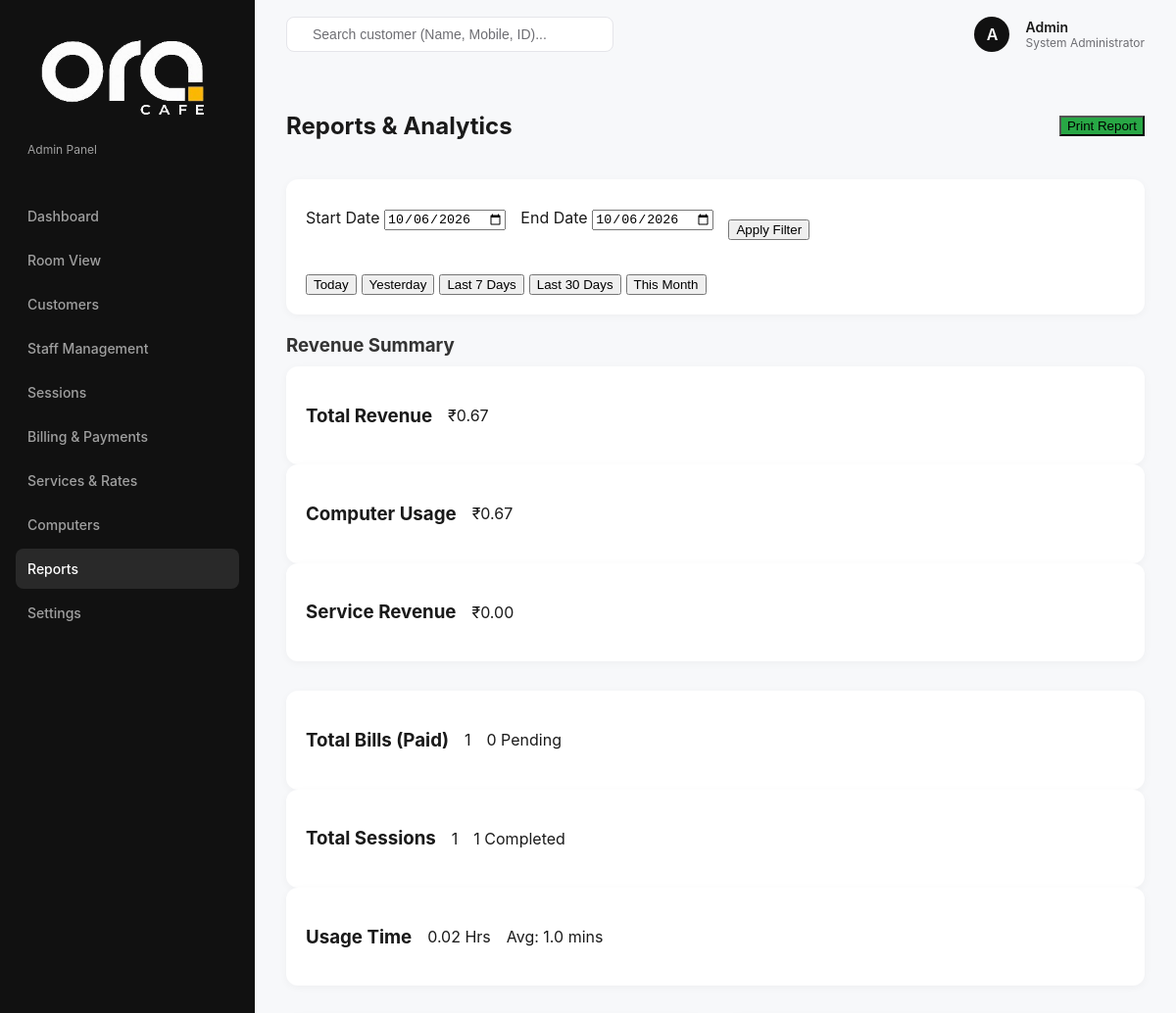
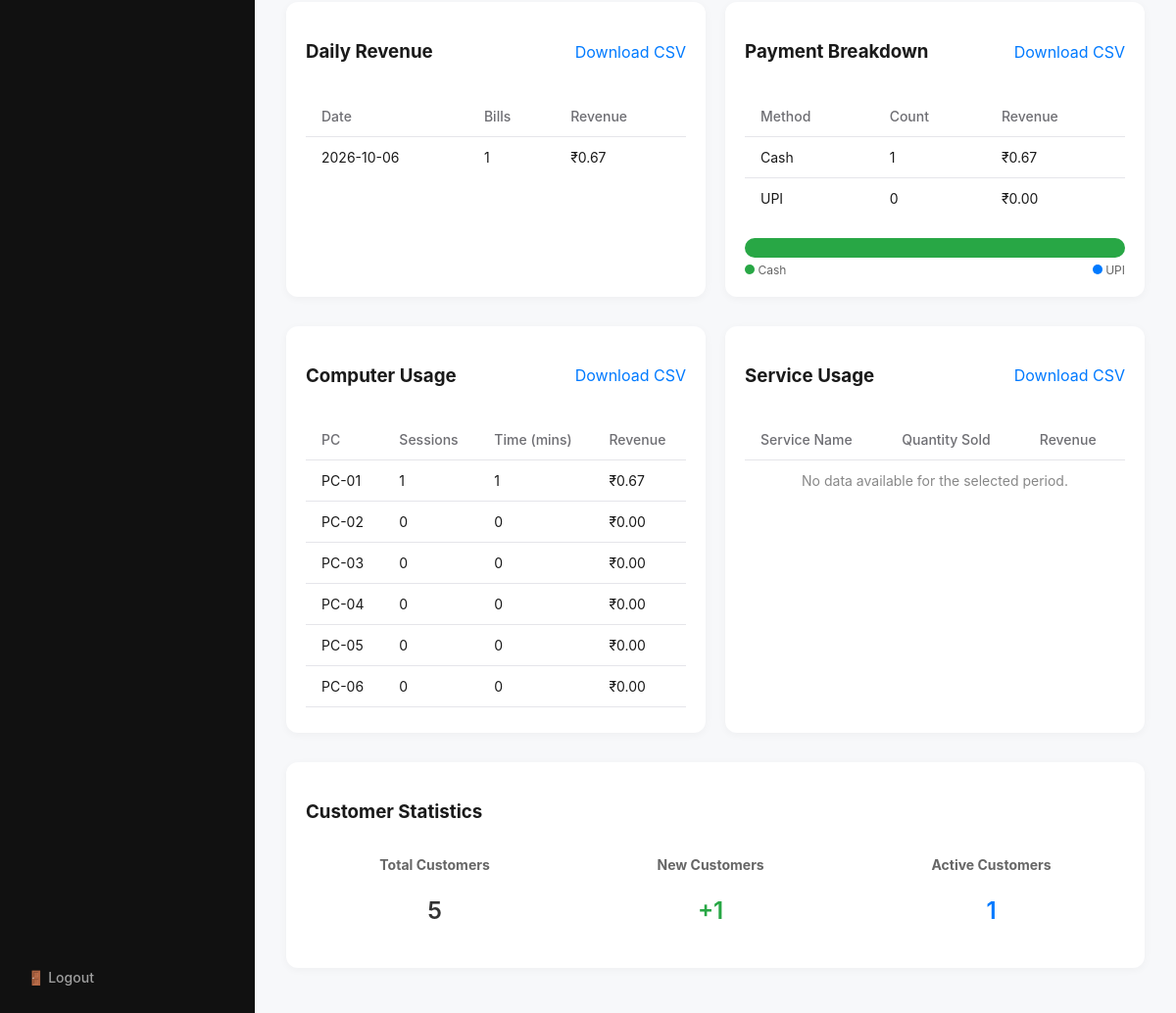
The app's page /reports (signed in) with its own data (2 pictures, top to bottom).
### tables this page shows
CREATE TABLE computers (
    id INTEGER PRIMARY KEY AUTOINCREMENT,
    computer_number TEXT UNIQUE NOT NULL,
    computer_name TEXT,
    hourly_rate REAL NOT NULL,
    status TEXT DEFAULT 'Available', -- 'Available', 'In Use', 'Maintenance'
    created_at TIMESTAMP DEFAULT CURRENT_TIMESTAMP
);

### app.py (the view)
@app.route('/reports')
@admin_required
def admin_reports():
    start_date = request.args.get('start_date')
    end_date = request.args.get('end_date')
    if not start_date or not end_date:
        today = datetime.now().strftime('%Y-%m-%d')
        start_date = today
        end_date = today
    end_date_full = f"{end_date} 23:59:59"
    start_date_full = f"{start_date} 00:00:00"
    conn = get_db_connection()
    revenue_summary = conn.execute('''
        SELECT
            COUNT(id) as total_bills,
            SUM(CASE WHEN payment_status = 'Paid' THEN 1 ELSE 0 END) as paid_bills,
            SUM(CASE WHEN payment_status = 'Pending' THEN 1 ELSE 0 END) as pending_bills,
            SUM(CASE WHEN payment_status = 'Paid' THEN total_amount ELSE 0 END) as total_revenue
        FROM bills
        WHERE created_at BETWEEN ? AND ?
    ''', (start_date_full, end_date_full)).fetchone()
    usage_revenue = conn.execute('''
        SELECT SUM(usage_charge) as total_usage_revenue
        FROM sessions
        WHERE start_time BETWEEN ? AND ? AND status = 'Completed'
    ''', (start_date_full, end_date_full)).fetchone()['total_usage_revenue'] or 0.0
    service_revenue = conn.execute('''
        SELECT SUM(bi.amount) as total_service_revenue
        FROM bill_items bi
        JOIN bills b ON bi.bill_id = b.id
        WHERE b.created_at BETWEEN ? AND ? AND b.payment_status = 'Paid'
    ''', (start_date_full, end_date_full)).fetchone()['total_service_revenue'] or 0.0
    session_summary = conn.execute('''
        SELECT
            COUNT(id) as total_sessions,
            SUM(CASE WHEN status = 'Completed' THEN 1 ELSE 0 END) as completed_sessions,
            SUM(CASE WHEN status = 'Active' THEN 1 ELSE 0 END) as active_sessions,
            SUM(duration_minutes) as total_usage_minutes,
            AVG(duration_minutes) as avg_duration
        FROM sessions
        WHERE start_time BETWEEN ? AND ?
    ''', (start_date_full, end_date_full)).fetchone()
    total_usage_hours = round((session_summary['total_usage_minutes'] or 0) / 60, 2)
    avg_duration = round(session_summary['avg_duration'] or 0, 1)
    computer_usage = conn.execute('''
        SELECT
            c.computer_number,
            COUNT(s.id) as total_sessions,
            SUM(s.duration_minutes) as total_minutes,
            SUM(s.usage_charge) as usage_revenue,
            c.status
        FROM computers c
        LEFT JOIN sessions s ON c.id = s.computer_id AND s.start_time BETWEEN ? AND ?
        GROUP BY c.id
        ORDER BY total_sessions DESC, usage_revenue DESC
    ''', (start_date_full, end_date_full)).fetchall()
    service_usage = conn.execute('''
        SELECT
            s.service_name,
            SUM(bi.quantity) as total_quantity,
            SUM(bi.amount) as total_revenue
        FROM services s
        JOIN bill_items bi ON s.id = bi.service_id
        JOIN bills b ON bi.bill_id = b.id
        WHERE b.created_at BETWEEN ? AND ? AND b.payment_status = 'Paid'
        GROUP BY s.id
        ORDER BY total_revenue DESC
    ''', (start_date_full, end_date_full)).fetchall()
    payment_report = conn.execute('''
        SELECT
            SUM(CASE WHEN payment_method = 'Cash' AND payment_status = 'Paid' THEN total_amount ELSE 0 END) as cash_revenue,
            SUM(CASE WHEN payment_method = 'UPI' AND payment_status = 'Paid' THEN total_amount ELSE 0 END) as upi_revenue,
            SUM(CASE WHEN payment_status = 'Pending' THEN total_amount ELSE 0 END) as pending_amount,
            SUM(CASE WHEN payment_method = 'Cash' AND payment_status = 'Paid' THEN 1 ELSE 0 END) as cash_count,
            SUM(CASE WHEN payment_method = 'UPI' AND payment_status = 'Paid' THEN 1 ELSE 0 END) as upi_count,
            SUM(CASE WHEN payment_status = 'Pending' THEN 1 ELSE 0 END) as pending_count
        FROM bills
        WHERE created_at BETWEEN ? AND ?
    ''', (start_date_full, end_date_full)).fetchone()
    total_customers = conn.execute('SELECT COUNT(id) FROM customers').fetchone()[0]
    new_customers = conn.execute('SELECT COUNT(id) FROM customers WHERE created_at BETWEEN ? AND ?', (start_date_full, end_date_full)).fetchone()[0]
    customer_stats = conn.execute('''
        SELECT
            COUNT(DISTINCT customer_id) as returning_customers,
            SUM(total_amount) as customer_revenue
        FROM bills
        WHERE created_at BETWEEN ? AND ? AND payment_status = 'Paid'
    ''', (start_date_full, end_date_full)).fetchone()
    daily_revenue = conn.execute('''
        SELECT
            DATE(created_at) as date,
            COUNT(id) as bills,
            SUM(total_amount) as revenue
        FROM bills
        WHERE created_at BETWEEN ? AND ? AND payment_status = 'Paid'
        GROUP BY DATE(created_at)
        ORDER BY date ASC
    ''', (start_date_full, end_date_full)).fetchall()
    conn.close()
    return render_template('admin/reports.html',
                           start_date=start_date,
                           end_date=end_date,
                           revenue_summary=revenue_summary,
                           usage_revenue=usage_revenue,
                           service_revenue=service_revenue,
                           session_summary=session_summary,
                           total_usage_hours=total_usage_hours,
                           avg_duration=avg_duration,
                           computer_usage=computer_usage,
                           service_usage=service_usage,
                           payment_report=payment_report,
                           total_customers=total_customers,
                           new_customers=new_customers,
                           customer_stats=customer_stats,
                           daily_revenue=daily_revenue)

### templates/admin/reports.html (shortened to what this page needs)
{% extends "base.html" %}
{% block content %}
<div class="header" style="display: flex; justify-content: space-between; align-items: center; margin-bottom: 20px;">
    <h2> Reports & Analytics</h2>
    <div class="actions" style="display: flex; gap: 10px;">
        <button onclick="window.print()" class="btn-primary no-print" style="background: #28a745;"> Print Report</button>
    </div>
</div>
<div class="card no-print" style="margin-bottom: 20px;">
    <form method="GET" action="{{ url_for('admin_reports') }}" style="display: flex; gap: 15px; align-items: center; flex-wrap: wrap;">
        <div class="form-group" style="margin: 0;">
            <label>Start Date</label>
            <input type="date" name="start_date" id="start_date" value="{{ start_date }}" required>
        </div>
        <div class="form-group" style="margin: 0;">
            <label>End Date</label>
            <input type="date" name="end_date" id="end_date" value="{{ end_date }}" required>
        </div>
        <div class="form-group" style="margin: 0; padding-top: 20px;">
            <button type="submit" class="btn-primary">Apply Filter</button>
        </div>
        <div class="quick-filters" style="display: flex; gap: 5px; padding-top: 20px;">
            <button type="button" class="btn-secondary" onclick="setDateRange(0)">Today</button>
            <button type="button" class="btn-secondary" onclick="setDateRange(1)">Yesterday</button>
            <button type="button" class="btn-secondary" onclick="setDateRange(7)">Last 7 Days</button>
            <button type="button" class="btn-secondary" onclick="setDateRange(30)">Last 30 Days</button>
            <button type="button" class="btn-secondary" onclick="setThisMonth()">This Month</button>
        </div>
    </form>
</div>
<h3 style="margin-bottom: 10px; color: #333;">Revenue Summary</h3>
<div class="dashboard-cards" style="margin-bottom: 30px;">
    <div class="card stat-card">
        <h3>Total Revenue</h3>
        <p class="stat-value">₹{{ "%.2f"|format(revenue_summary.total_revenue or 0) }}</p>
    </div>
    <div class="card stat-card">
        <h3>Computer Usage</h3>
        <p class="stat-value">₹{{ "%.2f"|format(usage_revenue) }}</p>
    </div>
    <div class="card stat-card">
        <h3>Service Revenue</h3>
        <p class="stat-value">₹{{ "%.2f"|format(service_revenue) }}</p>
    </div>
</div>
<div class="dashboard-cards" style="margin-bottom: 30px;">
    <div class="card stat-card">
        <h3>Total Bills (Paid)</h3>
        <p class="stat-value">{{ revenue_summary.paid_bills or 0 }}</p>
        <p class="stat-desc">{{ revenue_summary.pending_bills or 0 }} Pending</p>
    </div>
    <div class="card stat-card">
        <h3>Total Sessions</h3>
        <p class="stat-value">{{ session_summary.total_sessions or 0 }}</p>
        <p class="stat-desc">{{ session_summary.completed_sessions or 0 }} Completed</p>
    </div>
    <div class="card stat-card">
        <h3>Usage Time</h3>
        <p class="stat-value">{{ total_usage_hours }} Hrs</p>
        <p class="stat-desc">Avg: {{ avg_duration }} mins</p>
    </div>
</div>
<div style="display: grid; grid-template-columns: 1fr 1fr; gap: 20px; margin-bottom: 30px;" class="print-stack">
    <div class="card">
        <div style="display: flex; justify-content: space-between; align-items: center; margin-bottom: 15px;">
            <h3>Daily Revenue</h3>
            <a href="{{ url_for('export_reports', type='revenue', start_date=start_date, end_date=end_date) }}" class="no-print" style="color: #007aff; text-decoration: none;">Download CSV</a>
        </div>
        <table class="data-table">
            <thead>
                <tr>
                    <th>Date</th>
                    <th>Bills</th>
                    <th>Revenue</th>
                </tr>
            </thead>
            <tbody>
                {% for row in daily_revenue %}
                <tr>
                    <td>{{ row.date }}</td>
                    <td>{{ row.bills }}</td>
                    <td>₹{{ "%.2f"|format(row.revenue or 0) }}</td>
                </tr>
                {% else %}
                <tr><td colspan="3" style="text-align: center; color: #888;">No data available for the selected period.</td></tr>
                {% endfor %}
            </tbody>
        </table>
    </div>
    <div class="card">
        <div style="display: flex; justify-content: space-between; align-items: center; margin-bottom: 15px;">
            <h3>Payment Breakdown</h3>
            <a href="{{ url_for('export_reports', type='payments', start_date=start_date, end_date=end_date) }}" class="no-print" style="color: #007aff; text-decoration: none;">Download CSV</a>
        </div>
        <table class="data-table">
            <thead>
                <tr>
                    <th>Method</th>
                    <th>Count</th>
                    <th>Revenue</th>
                </tr>
            </thead>
            <tbody>
                <tr>
                    <td>Cash</td>
                    <td>{{ payment_report.cash_count or 0 }}</td>
                    <td>₹{{ "%.2f"|format(payment_report.cash_revenue or 0) }}</td>
                </tr>
                <tr>
                    <td>UPI</td>
                    <td>{{ payment_report.upi_count or 0 }}</td>
                    <td>₹{{ "%.2f"|format(payment_report.upi_revenue or 0) }}</td>
                </tr>
            </tbody>
        </table>
        {% set total_paid = (payment_report.cash_revenue or 0) + (payment_report.upi_revenue or 0) %}
        {% if total_paid > 0 %}
        <div style="margin-top: 20px;">
            <div style="display: flex; height: 20px; border-radius: 10px; overflow: hidden;">
                <div style="background-color: #28a745; width: {{ (payment_report.cash_revenue or 0) / total_paid * 100 }}%;" title="Cash"></div>
            </div>
            <div style="display: flex; justify-content: space-between; font-size: 12px; margin-top: 5px; color: #666;">
                <span><span style="display: inline-block; width: 10px; height: 10px; background: #28a745; border-radius: 50%;"></span> Cash</span>
                <span><span style="display: inline-block; width: 10px; height: 10px; background: #007aff; border-radius: 50%;"></span> UPI</span>
            </div>
        </div>
        {% endif %}
    </div>
</div>
<div style="display: grid; grid-template-columns: 1fr 1fr; gap: 20px; margin-bottom: 30px;" class="print-stack">
    <div class="card">
        <div style="display: flex; justify-content: space-between; align-items: center; margin-bottom: 15px;">
            <h3>Computer Usage</h3>
            <a href="{{ url_for('export_reports', type='computers', start_date=start_date, end_date=end_date) }}" class="no-print" style="color: #007aff; text-decoration: none;">Download CSV</a>
        </div>
        <div style="max-height: 300px; overflow-y: auto;">
            <table class="data-table">
                <thead>
                    <tr>
                        <th>PC</th>
                        <th>Sessions</th>
                        <th>Time (mins)</th>
                        <th>Revenue</th>
                    </tr>
                </thead>
                <tbody>
                    {% for row in computer_usage %}
                    <tr>
                        <td>{{ row.computer_number }}</td>
                        <td>{{ row.total_sessions }}</td>
                        <td>{{ row.total_minutes or 0 }}</td>
                        <td>₹{{ "%.2f"|format(row.usage_revenue or 0) }}</td>
                    </tr>
                    {% else %}
                    <tr><td colspan="4" style="text-align: center; color: #888;">No data available for the selected period.</td></tr>
                    {% endfor %}
                </tbody>
            </table>
        </div>
    </div>
    <div class="card">
        <div style="display: flex; justify-content: space-between; align-items: center; margin-bottom: 15px;">
            <h3>Service Usage</h3>
            <a href="{{ url_for('export_reports', type='services', start_date=start_date, end_date=end_date) }}" class="no-print" style="color: #007aff; text-decoration: none;">Download CSV</a>
        </div>
        <div style="max-height: 300px; overflow-y: auto;">
            <table class="data-table">
                <thead>
                    <tr>
                        <th>Service Name</th>
                        <th>Quantity Sold</th>
                        <th>Revenue</th>
                    </tr>
                </thead>
                <tbody>
                    {% for row in service_usage %}
                    <tr>
                        <td>{{ row.service_name }}</td>
                        <td>{{ row.total_quantity }}</td>
                        <td>₹{{ "%.2f"|format(row.total_revenue or 0) }}</td>
                    </tr>
                    {% else %}
                    <tr><td colspan="3" style="text-align: center; color: #888;">No data available for the selected period.</td></tr>
                    {% endfor %}
                </tbody>
            </table>
        </div>
    </div>
</div>
<div class="card" style="margin-bottom: 30px;">
    <h3 style="margin-bottom: 15px;">Customer Statistics</h3>
    <div style="display: flex; gap: 20px; justify-content: space-around; text-align: center;">
        <div>
            <h4 style="color: #666; font-size: 14px;">Total Customers</h4>
            <p style="font-size: 24px; font-weight: 600; color: #333;">{{ total_customers }}</p>
        </div>
        <div>
            <h4 style="color: #666; font-size: 14px;">New Customers</h4>
            <p style="font-size: 24px; font-weight: 600; color: #28a745;">+{{ new_customers }}</p>
        </div>
        <div>
            <h4 style="color: #666; font-size: 14px;">Active Customers</h4>
            <p style="font-size: 24px; font-weight: 600; color: #007aff;">{{ customer_stats.returning_customers or 0 }}</p>
        </div>
    </div>
</div>
{% endblock %}

### records on screen
computers: computer_number "PC-01", total_sessions "1", id "1", usage_revenue "0.67"
computers: computer_number "PC-02", total_sessions "0", total_minutes "0", usage_revenue "0.00"
computers: computer_number "PC-03", total_sessions "0", total_minutes "0", usage_revenue "0.00"
computers: computer_number "PC-04", total_sessions "0", total_minutes "0", usage_revenue "0.00"
computers: computer_number "PC-05", total_sessions "0", total_minutes "0", usage_revenue "0.00"
computers: computer_number "PC-06", total_sessions "0", total_minutes "0", usage_revenue "0.00"

### other values on screen
{{ session.get('name')[0] if session.get('name') else 'U' }} "A"
{{ session.get('name') }} "Admin"
{{ "%.2f"|format(revenue_summary.total_revenue or 0) }} "0.67"
{{ "%.2f"|format(usage_revenue) }} "0.67"
{{ "%.2f"|format(service_revenue) }} "0.00"
{{ revenue_summary.paid_bills or 0 }} "1"
{{ revenue_summary.pending_bills or 0 }} "0"
{{ session_summary.total_sessions or 0 }} "1"
{{ session_summary.completed_sessions or 0 }} "1"
{{ total_usage_hours }} "0.02"
{{ avg_duration }} "1.0"
{{ row.date }} "2026-10-06"
{{ row.bills }} "1"
{{ "%.2f"|format(row.revenue or 0) }} "0.67"
{{ payment_report.cash_count or 0 }} "1"
